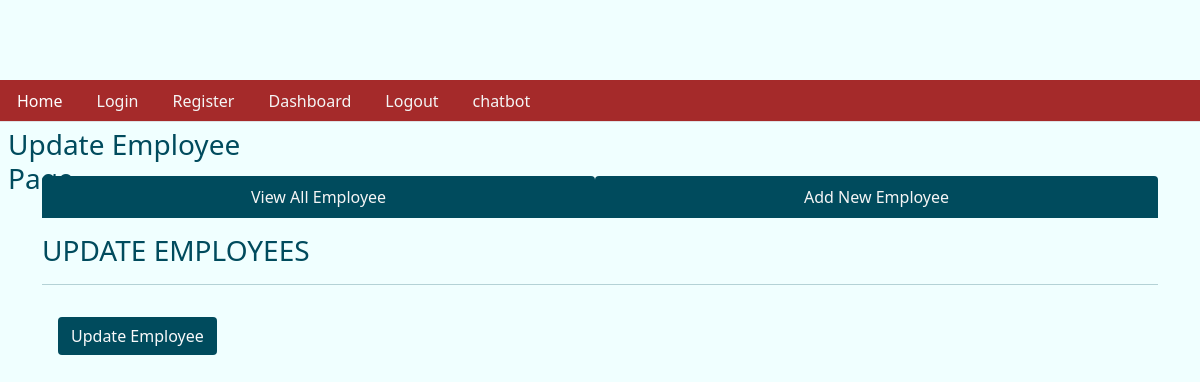
Before: /fetchone/34 with the older database file.
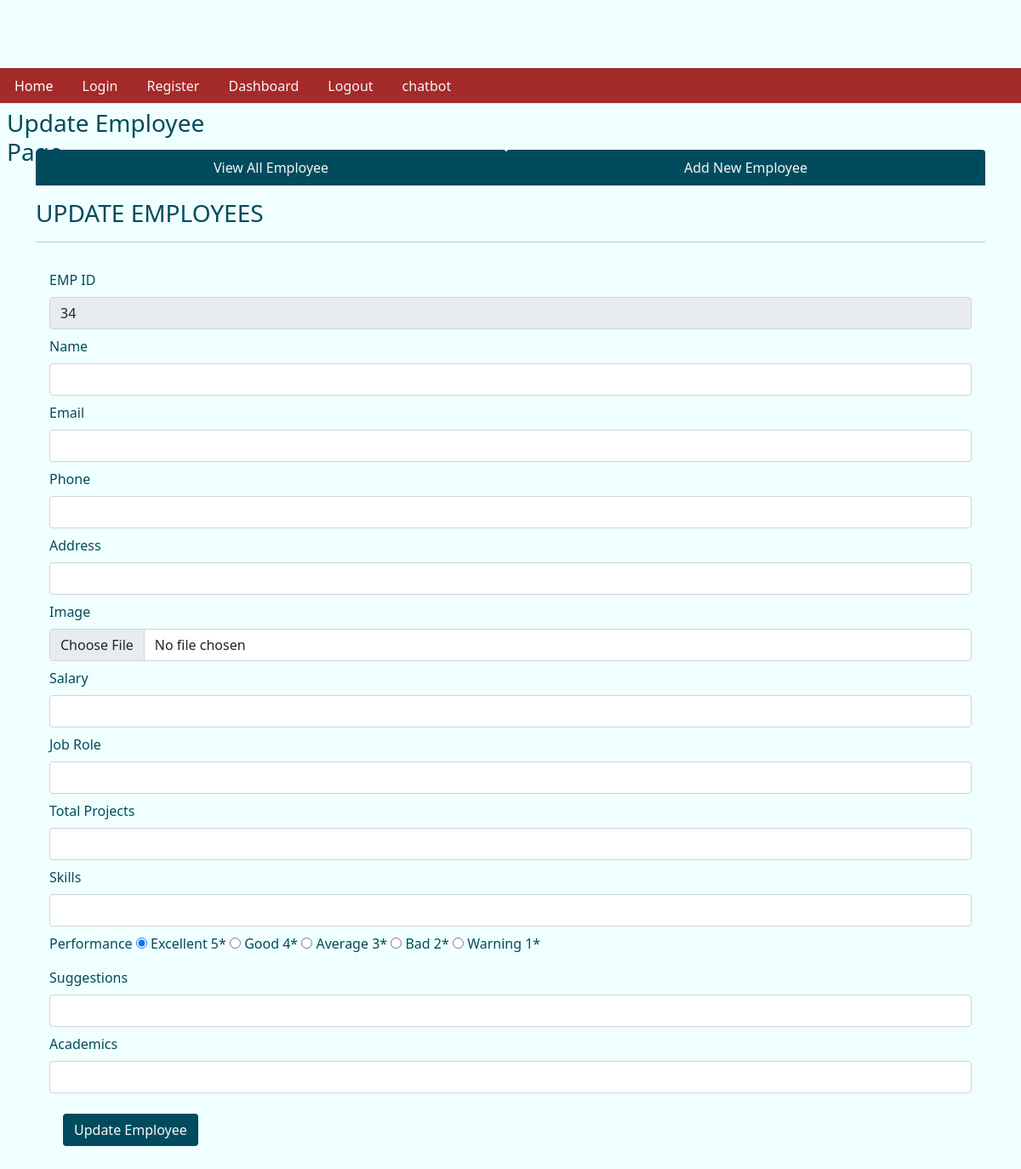
After: the same page with the newer database file.
### tables this page shows
CREATE TABLE emp ( empid integer primary key AUTOINCREMENT, name text not null, email text, phone integer, address text, joining_date timestamp DEFAULT CURRENT_TIMESTAMP,  total_projects integer default 1, total_test_case integer DEFAULT 1, total_defects_found integer DEFAULT 1, total_defects_pending integer DEFAULT 1 , salary TEXT, Performance TEXT, img_path TEXT, last_updated TIMESTAMP, total_project TEXT, job_role TEXT, suggestion TEXT, skills TEXT, academics TEXT);

### app.py (the view)
@app.route('/fetchone/<int:empid>')
def fetchone(empid):
    user = get_current_user()
    db = get_database()
    emp_cur = db.execute('select * from emp where empid = ?', [empid])
    single_emp = emp_cur.fetchone()
    return render_template('updateemployee.html', user = user, single_emp = single_emp)

### app.py (called while the page is built)
@app.teardown_appcontext
def close_database(error):
    if hasattr(g, 'crudapplication_db'):
        g.crudapplication_db.close()

def get_current_user():
    user = None
    if 'user' in session:
        user = session['user']
        db = get_database()
        user_cur = db.execute('select * from users where name = ?', [user])
        user = user_cur.fetchone()
    return user

### database.py (called while the page is built)
def connect_to_database():
    sql = sqlite3.connect('C:/Users/mdzid/Downloads/Documents/flask/crud_application_flask/crudapplication.db')
    sql.row_factory = sqlite3.Row
    return sql

def get_database():
    if not hasattr(g, 'crudapplication_db'):
        g.crudapplication_db = connect_to_database()
    return g.crudapplication_db

### templates/updateemployee.html (shortened to what this page needs)
{% from "showlinks.html" import show_links, showsocialmedialinks %}
<!DOCTYPE html>
<html lang="en">
<head>
  <link href="https://cdn.jsdelivr.net/npm/bootstrap@5.1.3/dist/css/bootstrap.min.css" rel="stylesheet"
>
  <link rel="stylesheet" href="{{ url_for('static', filename='home.css')}}" type="text/css">
</head>
<body>
  <div class="parent">
    <div class="child child3">
      {{ show_links() }}
    </div>
    <div class="child child4">
      <h3 class="m-2">Update Employee Page</h3>
    </div>
    <div class="child child5" style="color:rgb(0, 75, 93);">
    </div>
    <div class="child child6left">
    </div>
    <div class="child child6 container" style="color:rgb(0, 75, 93);">
      <ul class="nav nav-tabs nav-fill mb-3">
        <li class="nav-item">
          <a class="nav-link" style=" background-color:rgb(0, 75, 93); color:whitesmoke;" href="dashboard.html">View All
            Employee</a>
        </li>
        <li class="nav-item">
          <a class="nav-link" style=" background-color:rgb(0, 75, 93); color:whitesmoke;" href="addnewemployee.html">Add
            New Employee</a>
        </li>
      </ul>
      <div class="table-responsive-lg caption-top">
        <caption>
          <h3>UPDATE EMPLOYEES</h3>
        </caption>
        <hr>
        {% if single_emp %}
        <form class="p-3" action="/updateemployee" method="POST", enctype = 'multipart/form-data'>
          <div class="mb-2">
            <label for="empid" class="form-label">EMP ID</label>
            <input type="text" class="form-control" id="empid" value="{{single_emp['empid']}}" name="empid" readonly>
          </div>
          <div class="mb-2">
            <label for="name" class="form-label">Name</label>
            <input type="text" class="form-control" id="name" value="{{single_emp['name']}}" name="name">
          </div>
          <div class="mb-2">
            <label for="email" class="form-label">Email</label>
            <input type="text" class="form-control" id="email" value="{{single_emp['email']}}" name="email">
          </div>
          <div class="mb-2">
            <label for="name" class="form-label">Phone</label>
            <input type="text" class="form-control" id="phone" value="{{single_emp['phone']}}" name="phone">
          </div>
          <div class="mb-2">
            <label for="email" class="form-label">Address</label>
            <input type="text" class="form-control" id="address" value="{{single_emp['address']}}" name="address">
          </div>
          <div class="mb-2">
            <label for="image" class="form-label">Image</label>
            <input type="file" class="form-control" id="image" name="image">
          </div>
          <div class="mb-2">
            <label for="email" class="form-label">Salary</label>
            <input type="text" class="form-control" id="salary" value="{{single_emp['salary']}}" name="salary">
          </div>
          <div class="mb-2">
            <label for="email" class="form-label">Job Role</label>
            <input type="text" class="form-control" id="job_role" value="{{single_emp['job_role']}}" name="job_role">
          </div>
          <div class="mb-2">
            <label for="email" class="form-label">Total Projects</label>
            <input type="text" class="form-control" id="total_project" value="{{single_emp['total_project']}}" name="total_project">
          </div>
          <div class="mb-2">
            <label for="email" class="form-label">Skills</label>
            <input type="text" class="form-control" id="skills" value="{{single_emp['skills']}}" name="skills">
          </div>
          <div class="mb-2">
            <label for="Performance" class="form-label">Performance</label>
            <input type="radio" id="Excellent" name="Performance" value="Excellent" {% if single_emp['Performance'] == 'Excellent' %}checked{% endif %}>
            <label for="Excellent">Excellent 5*</label>
            <input type="radio" id="Good" name="Performance" value="Good" {% if single_emp['Performance'] == 'Good' %}checked{% endif %}>
            <label for="Good">Good 4*</label>
            <input type="radio" id="Average" name="Performance" value="Average" {% if single_emp['Performance'] == 'Average' %}checked{% endif %}>
            <label for="Average">Average 3*</label>
            <input type="radio" id="Bad" name="Performance" value="Bad" {% if single_emp['Performance'] == 'Bad' %}checked{% endif %}>
            <label for="Bad">Bad 2*</label>
            <input type="radio" id="warning" name="Performance" value="warning" {% if single_emp['Performance'] == 'warning' %}checked{% endif %}>
            <label for="warning">Warning 1*</label>
        </div>
        <div class="mb-2">
          <label for="email" class="form-label">Suggestions</label>
          <input type="text" class="form-control" id="suggestion" value="{{single_emp['suggestion']}}" name="suggestion">
        </div>
        <div class="mb-2">
          <label for="email" class="form-label">Academics</label>
          <input type="text" class="form-control" id="academics" value="{{single_emp['academics']}}" name="academics">
        </div>
          {% endif %}
          <button type="submit" class="btn text-light m-3" style="background-color:rgb(0, 75, 93);">Update
            Employee</button>
        </form>
      </div>
    </div>
    <div class="child child6right">
    </div>
  </div>
</body>
</html>

### templates/showlinks.html (shortened to what this page needs)
{% macro  show_links()  %}
<ul class="nav nav-tabs" role="tablist" style="background-color:brown;">
    <li class="nav-item">
      <a class="nav-link" style="color:white;" href="{{url_for('index')}}">Home</a>
    </li>
    <li class="nav-item">
      <a class="nav-link" style="color:whitesmoke;" href="{{url_for('login')}}">Login</a>
    </li>
    <li class="nav-item">
      <a class="nav-link" style="color:whitesmoke;" href="{{url_for('register')}}">Register</a>
    </li>
    <li class="nav-item">
        <a class="nav-link" style="color:whitesmoke;" href="{{url_for('dashboard')}}">Dashboard</a>
      </li>
      <li class="nav-item">
        <a class="nav-link" style="color:whitesmoke;" href="{{url_for('logout')}}">Logout</a>
    </li>
    <li class="nav-item">
      <a class="nav-link" style="color:whitesmoke;" href="/cbot">chatbot</a>
  </li>
  </ul>
  {% endmacro %}

### static/home.css (style rules this page uses)
html, body { height: 100%; background-color:azure; color:rgb(0, 75, 93); }
.parent { height: 100%; display: grid; grid-template-columns: repeat(4, 1fr); grid-template-rows: 10% 5% 7% auto 7%; }
.child { margin-bottom: 10px; }
.child3 { grid-column: 1/-1; grid-row: 2/3; }
.child4 { grid-column: 1/2; grid-row: 3/4; }
.child5 { grid-column: 4/5; grid-row: 3/4; text-align: center; }
.child6 { grid-column: 1/-1; grid-row: 4/5; }

Changed rows visible on the page:
added emp: empid "34", Performance "☑ Excellent 5*", Performance "☐ Good 4*", Performance "☐ Average 3*", Performance "☐ Bad 2*", Performance "☐ Warning 1*"
Other visible differences:
text now shown: "EMP ID Name Email Phone Address Image Salary Job Role Total Projects Skills Performance Excellent 5* Good 4* Average 3* Bad 2* Warning 1* Suggestions Academics"
